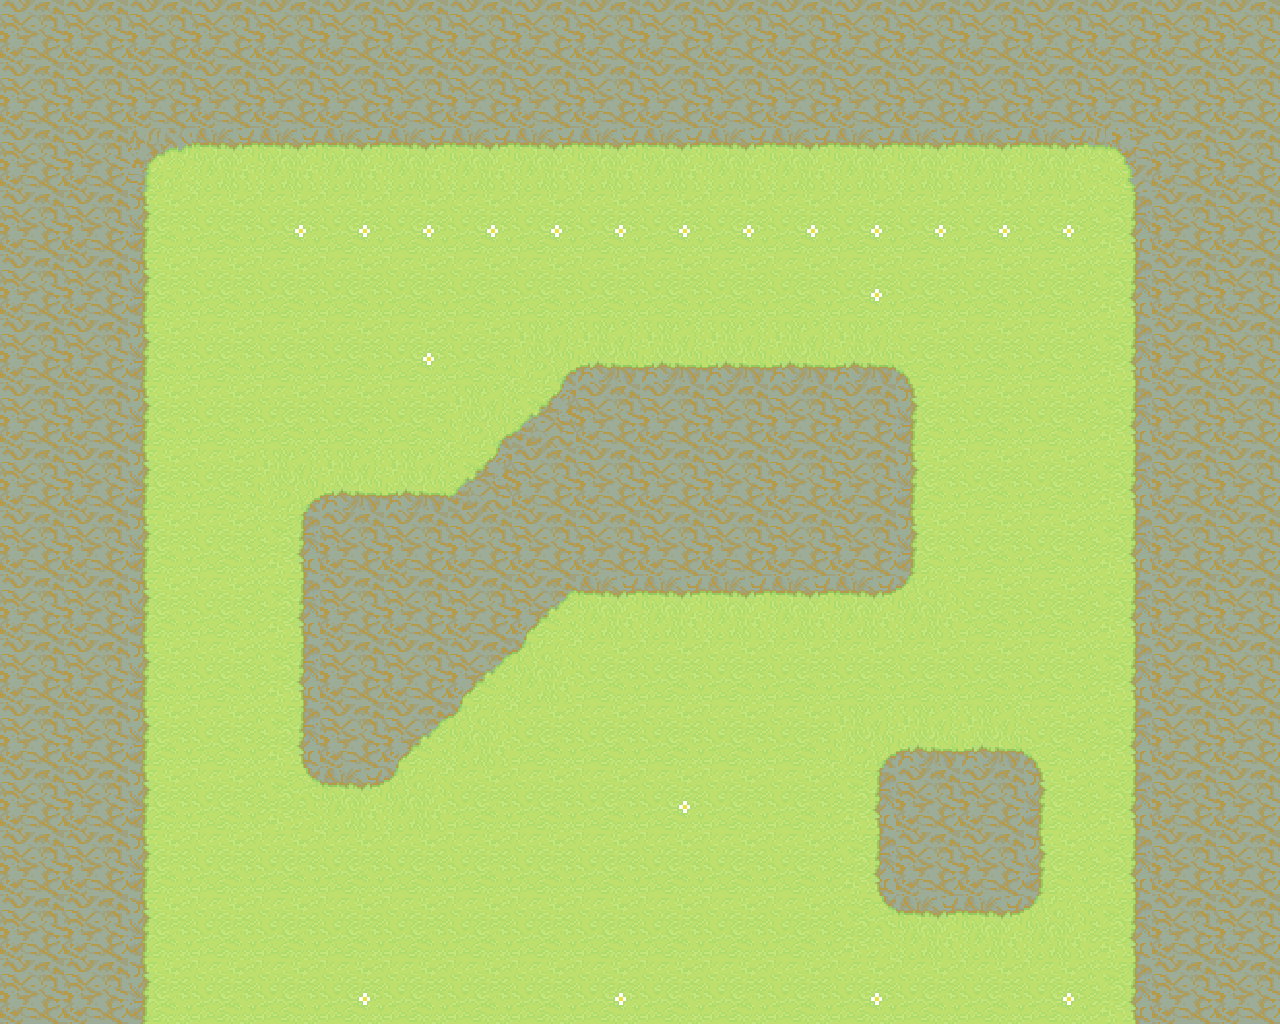

Below is a game level as drawn by its tile map, then a one-line description and the .tmx that defines it (tile-layer data replaced by summaries):
An orthogonal 20x16 tile map with 64x64 px tiles, 1 tile layer (Tile Layer 1).

<map version="1.0" orientation="orthogonal" width="20" height="16" tilewidth="64" tileheight="64">
 <tileset firstgid="1" name="grass_bg1" tilewidth="64" tileheight="64">
  <image source="grass_tile.png" width="256" height="512" />
 </tileset>
 <layer name="Tile Layer 1" width="20" height="16">
  <data>[320 cells, 320 non-empty, 15 distinct tile ids]</data>
 </layer>
</map>
